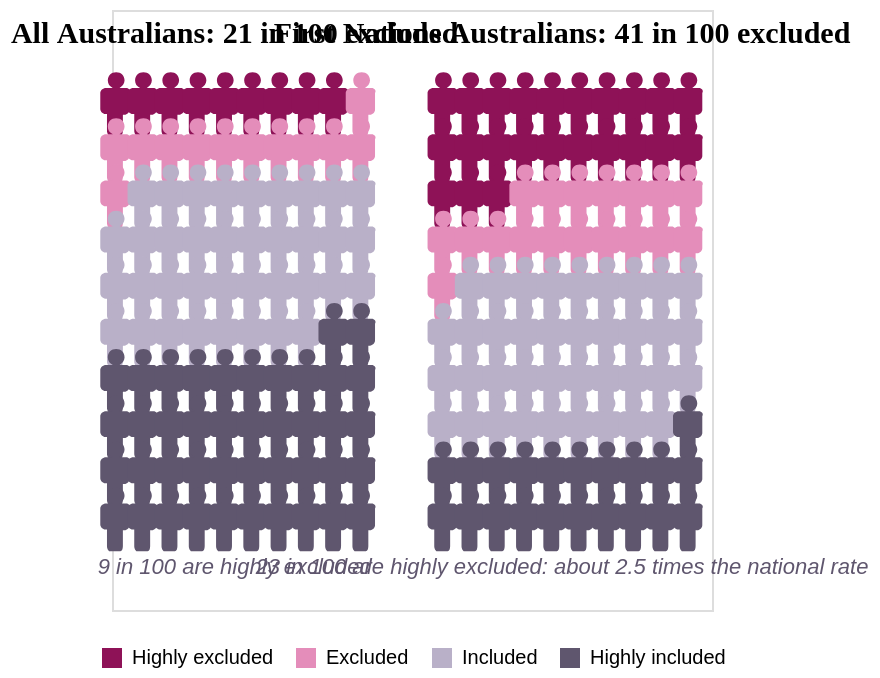

Vega-Lite specification for this chart:
### Vega-Lite specification from a JSON file in a GitHub repository (floating-point values rounded to 4 significant figures)
{"$schema": "https://vega.github.io/schema/vega-lite/v5.json", "description": "Base version adapted from the Vega-Lite 'Isotype Grid' example. Counts are people out of 100, rounded from ExclusionBands.csv (ADII 2025). Data-driven version: s2_waffle_full.vl.json", "width": "container", "height": "container", "data": {"sequence": {"start": 1, "stop": 101, "as": "person"}}, "transform": [{"calculate": "['All Australians', 'First Nations Australians']", "as": "group"}, {"flatten": ["group"]}, {"calculate": "datum.group === 'All Australians' ? [9, 21, 58] : [23, 41, 79]", "as": "cutoffs"}, {"calculate": "datum.person <= datum.cutoffs[0] ? 'Highly excluded' : datum.person <= datum.cutoffs[1] ? 'Excluded' : datum.person <= datum.cutoffs[2] ? 'Included' : 'Highly included'", "as": "band"}, {"calculate": "(datum.person - 1) % 10 + (datum.group === 'All Australians' ? 0 : 12)", "as": "col"}, {"calculate": "floor((datum.person - 1) / 10)", "as": "row"}], "layer": [{"mark": {"type": "point", "filled": true, "opacity": 1, "size": 70, "shape": "M1.7 -1.7h-0.8c0.3 -0.2 0.6 -0.5 0.6 -0.9c0 -0.6 -0.4 -1 -1 -1c-0.6 0 -1 0.4 -1 1c0 0.4 0.2 0.7 0.6 0.9h-0.8c-0.4 0 -0.7 0.3 -0.7 0.6v1.9c0 0.3 0.3 0.6 0.6 0.6h0.2c0 0 0 0.1 0 0.1v1.9c0 0.3 0.2 0.6 0.3 0.6h1.3c0.2 0 0.3 -0.3 0.3 -0.6v-1.8c0 0 0 -0.1 0 -0.1h0.2c0.3 0 0.6 -0.3 0.6 -0.6v-2c0.2 -0.3 -0.1 -0.6 -0.4 -0.6z"}, "encoding": {"x": {"field": "col", "type": "quantitative", "axis": null}, "y": {"field": "row", "type": "quantitative", "axis": null, "scale": {"domain": [-2, 10.6], "reverse": true}}, "color": {"field": "band", "type": "nominal", "scale": {"domain": ["Highly excluded", "Excluded", "Included", "Highly included"], "range": ["#8E1257", "#E48DBA", "#B9B0C8", "#5F566E"]}, "legend": {"title": null, "orient": "bottom", "direction": "horizontal", "symbolType": "square"}}, "tooltip": [{"field": "group"}, {"field": "band"}]}}, {"data": {"values": [{"x": 4.5, "label": "All Australians: 21 in 100 excluded"}, {"x": 16.5, "label": "First Nations Australians: 41 in 100 excluded"}]}, "mark": {"type": "text", "font": "Oxanium", "fontWeight": 700, "fontSize": 15}, "encoding": {"x": {"field": "x", "type": "quantitative"}, "y": {"datum": -1.5}, "text": {"field": "label"}}}, {"description": "note under each grid", "data": {"values": [{"x": 4.5, "note": "9 in 100 are highly excluded"}, {"x": 16.5, "note": "23 in 100 are highly excluded: about 2.5 times the national rate"}]}, "mark": {"type": "text", "fontSize": 11, "fontStyle": "italic", "color": "#5F566E"}, "encoding": {"x": {"field": "x", "type": "quantitative"}, "y": {"datum": 10.1}, "text": {"field": "note"}}}], "config": {"legend": {"layout": {"bottom": {"anchor": "middle"}}}}}
